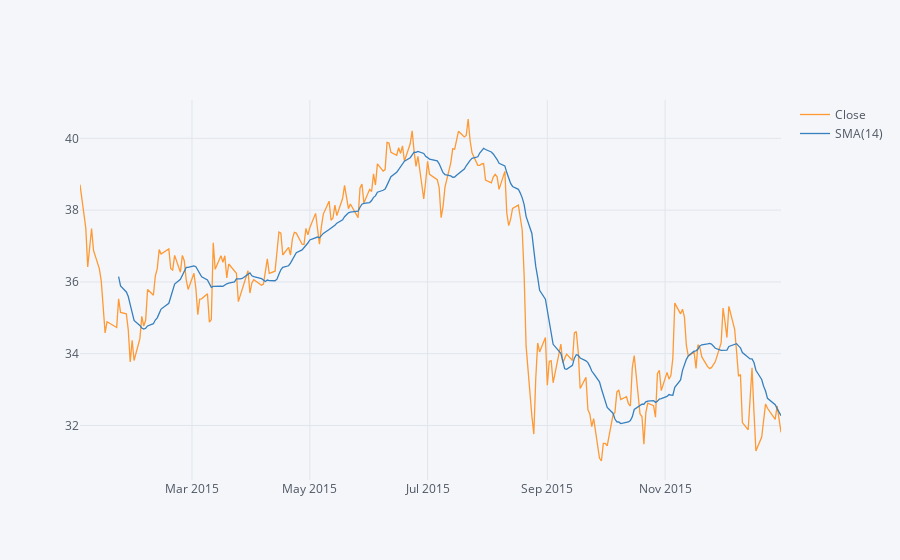

The cell this chart's notebook holds for it:
### Markdown cell above
** Using .ta_plot(study='sma') to create a Simple Moving Averages plot of Morgan Stanley for the year 2015.**

### Code cell
bank_stocks.loc["2015-01-01":"2015-12-31"]["MS"]["Close"].ta_plot(study='sma')

### Figure 1 — Plotly figure (JSON) as saved in the notebook; plotly's stock layout.template omitted (floating-point values rounded to 4 significant figures; data arrays with more than 128 entries replaced by an {"elided": "..."} marker saying what was removed)
{"data": [{"line": {"color": "rgba(255, 153, 51, 1.0)", "dash": "solid", "width": 1.3}, "mode": "lines", "name": "Close", "text": "", "type": "scatter", "x": {"elided": "252 str values"}, "y": {"elided": "252 float values"}}, {"line": {"color": "rgba(55, 128, 191, 1.0)", "dash": "solid", "width": 1.3}, "mode": "lines", "name": "SMA(14)", "text": "", "type": "scatter", "x": {"elided": "252 str values"}, "y": {"elided": "252 mixed values"}}], "layout": {"legend": {"bgcolor": "#F5F6F9", "font": {"color": "#4D5663"}}, "paper_bgcolor": "#F5F6F9", "plot_bgcolor": "#F5F6F9", "titlefont": {"color": "#4D5663"}, "xaxis1": {"gridcolor": "#E1E5ED", "showgrid": true, "tickfont": {"color": "#4D5663"}, "title": "", "titlefont": {"color": "#4D5663"}, "zerolinecolor": "#E1E5ED"}, "yaxis1": {"gridcolor": "#E1E5ED", "showgrid": true, "tickfont": {"color": "#4D5663"}, "title": "", "titlefont": {"color": "#4D5663"}, "zerolinecolor": "#E1E5ED"}}}
